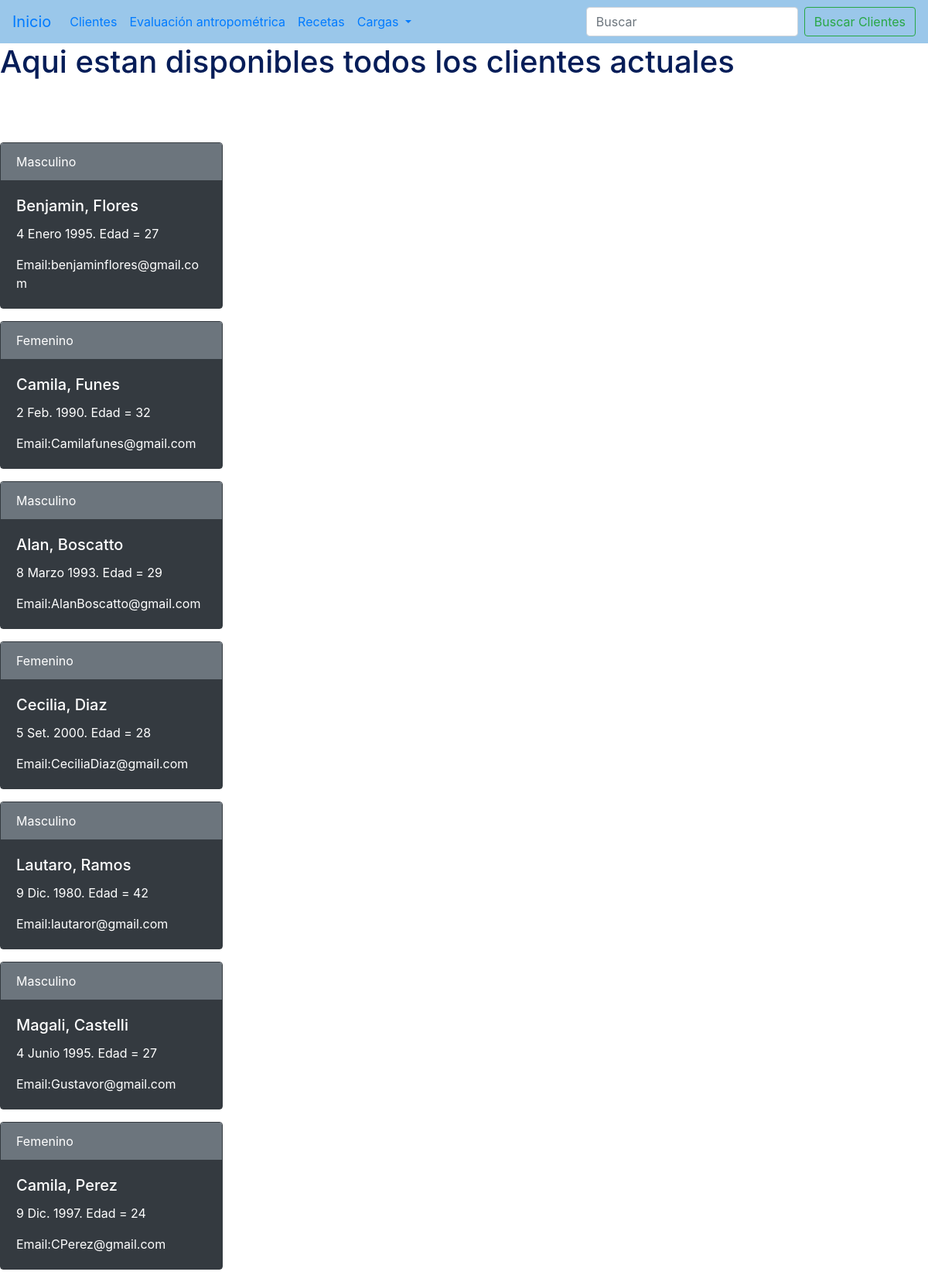
/clientes/, run on the app's committed database.
### app_nutricion/models.py (models this page shows)
class Clientes(models.Model):
    name = models.CharField(max_length=30)
    last_name = models.CharField(max_length=40)
    birth_date = models.DateField()
    age = models.IntegerField()
    sexo = models.CharField(max_length=20)
    email = models.EmailField(max_length=100)
    class Meta:
        verbose_name = 'Cliente'
        verbose_name_plural = 'Clientes'

### app_nutricion/views.py (the view)
# urls.py: path('',listar_clientes, name='lista_clientes'),
def listar_clientes(request):
    lista_clientes = Clientes.objects.all()
    context = {'lista_clientes': lista_clientes}
    return render(request, 'lista_clientes.html', context=context)

### templates/lista_clientes.html (shortened to what this page needs)
{% extends 'base.html' %}
{% block contenido %}
<h1 style = color:rgb(6,29,88)> Aqui estan disponibles todos los clientes actuales</h1>
{% for cliente in lista_clientes %}
    <div class="card text-dark border-dark mb-3" style="max-width: 18rem;">
        <div class="card-header text-white bg-secondary border-dark">{{cliente.sexo}}</div>
        <div class="card-body text-white bg-dark border-dark">
        <h5 class="card-title">{{cliente.name}}, {{cliente.last_name}}</h5>
        <p class="card-text">{{cliente.birth_date}}. Edad = {{cliente.age}}</p>
        <p class="card-text">Email:{{cliente.email}} </p>
        </div>
    </div>
{% endfor %}
{% endblock %}

### data on the page
Clientes: sexo "Masculino", name "Benjamin", last_name "Flores", birth_date "4 Enero 1995", age "27", email "benjaminflores@gmail.com"
Clientes: sexo "Femenino", name "Camila", last_name "Funes", birth_date "2 Feb. 1990", age "32", email "Camilafunes@gmail.com"
Clientes: sexo "Masculino", name "Alan", last_name "Boscatto", birth_date "8 Marzo 1993", age "29", email "AlanBoscatto@gmail.com"
Clientes: sexo "Femenino", name "Cecilia", last_name "Diaz", birth_date "5 Set. 2000", age "28", email "CeciliaDiaz@gmail.com"
Clientes: sexo "Masculino", name "Lautaro", last_name "Ramos", birth_date "9 Dic. 1980", age "42", email "lautaror@gmail.com"
Clientes: sexo "Masculino", name "Magali", last_name "Castelli", birth_date "4 Junio 1995", age "27", email "Gustavor@gmail.com"
Clientes: sexo "Femenino", name "Camila", last_name "Perez", birth_date "9 Dic. 1997", age "24", email "CPerez@gmail.com"
